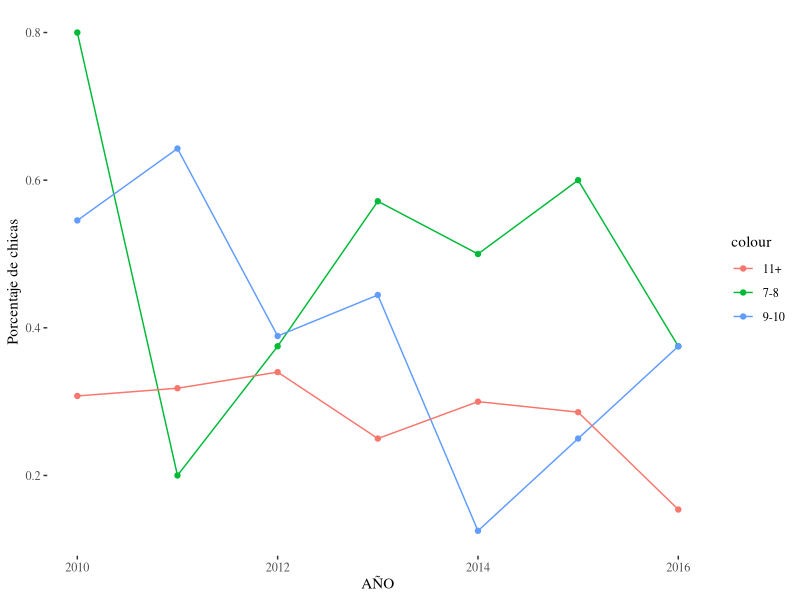

Recreate this plot in R.
## ---- chunk 1
library(ggplot2)
library(ggthemes)

data <- read.csv("grupos-de-edad.csv")

## ---- chunk 2
ggplot()+geom_line(data=data,aes(x=AÑO,y=as.numeric(X7.8),color="7-8"))+geom_line(data=data,aes(x=AÑO,y=as.numeric(X9.10),color="9-10"))+geom_line(data=data,aes(x=AÑO,y=as.numeric(X11.),color="11+"))+geom_point(data=data,aes(x=AÑO,y=as.numeric(X7.8),color="7-8"))+geom_point(data=data,aes(x=AÑO,y=as.numeric(X9.10),color="9-10"))+geom_point(data=data,aes(x=AÑO,y=as.numeric(X11.),color="11+"))+ylab("Porcentaje de chicas")+theme_tufte()
## ---- chunk 3
library(knitr)
data.guay <- data.frame(edad.hasta.8 = data$X7.8, de.9.a.10 = data$X9.10, de.11.en.adelante = data$X11.)
kable(summary(data.guay))
